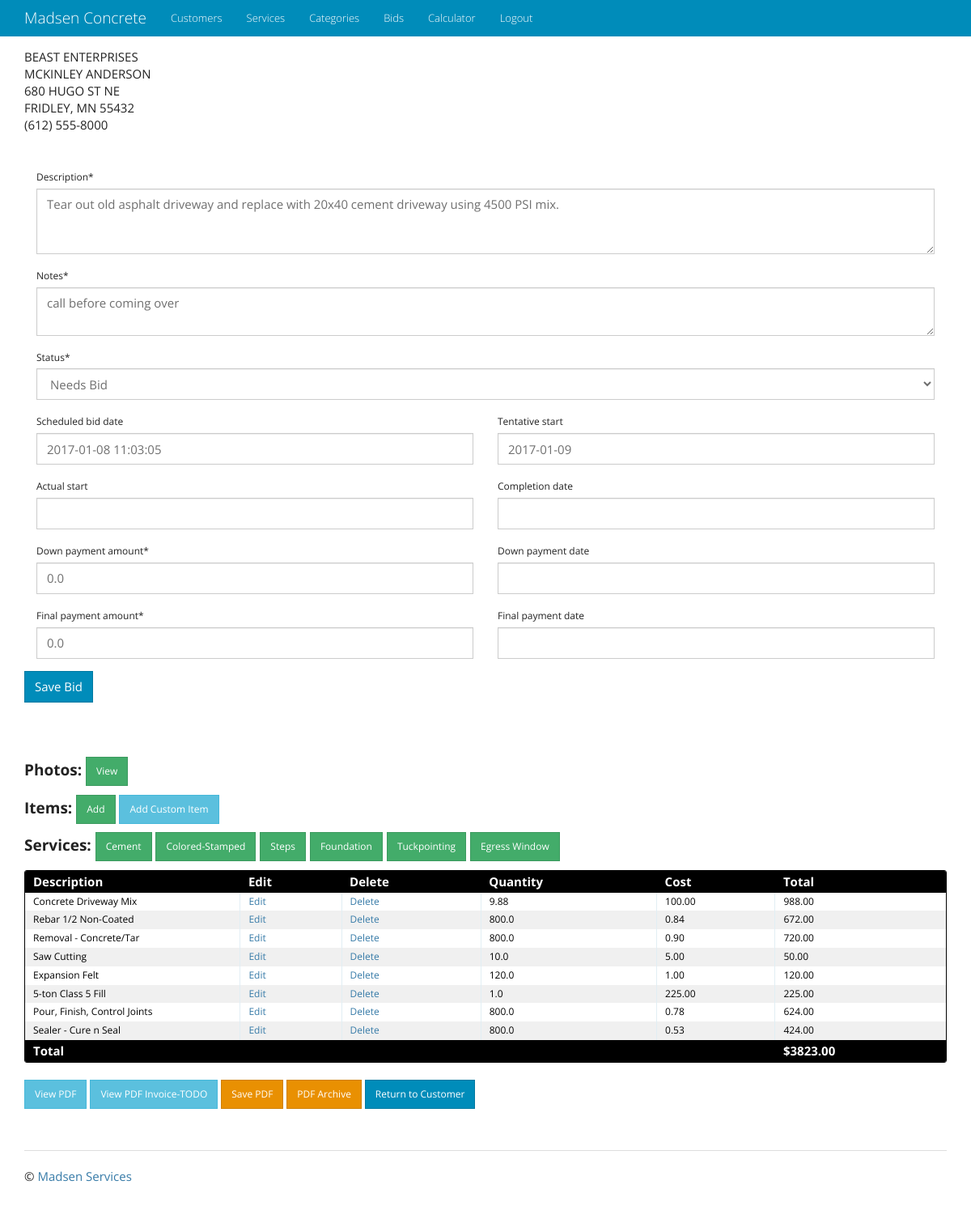
The app's page /bid/3/update/, older data.
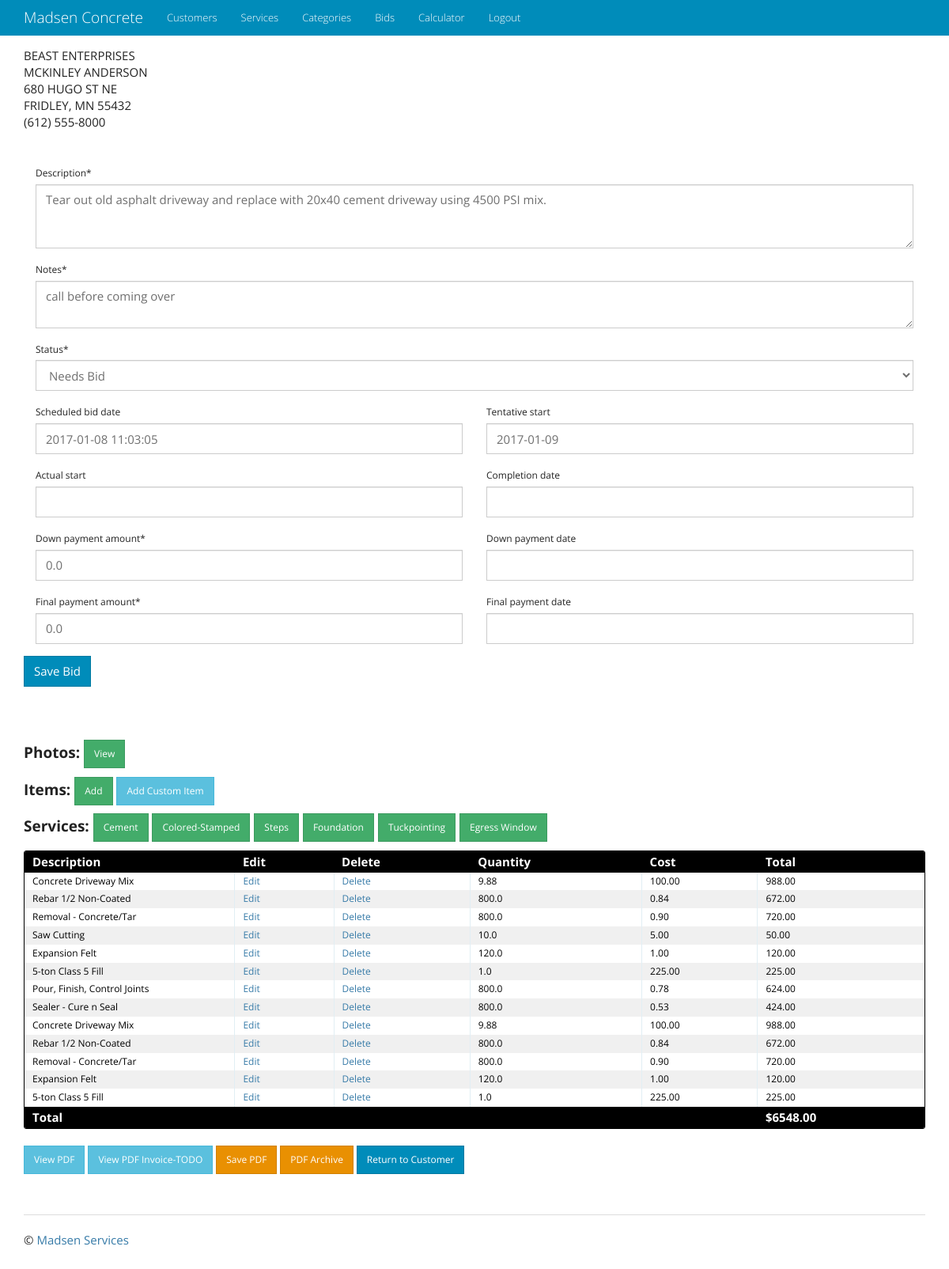
The same page, newer data.
### bid/models.py (models this page shows, shortened)
class Bid(models.Model):
    description = models.CharField(max_length=2000)
    notes = models.CharField(max_length=2000, blank=True)
    timestamp = models.DateTimeField(auto_now_add=True)
    customer = models.ForeignKey('customer.Customer', on_delete=models.CASCADE)
    address = models.ForeignKey('address.Address')
    scheduled_bid_date = models.DateTimeField(null=True, blank=True)
    tentative_start = models.DateField(null=True, blank=True)
    actual_start = models.DateField(null=True, blank=True)
    completion_date = models.DateField(null=True, blank=True)
    down_payment_amount = models.FloatField(default=0)
    down_payment_date = models.DateField(null=True, blank=True)
    final_payment_amount = models.FloatField(default=0)
    final_payment_date = models.DateField(null=True, blank=True)
    status = models.CharField(max_length=2000, choices=BID_STATUS, default='Needs Bid')
    class Meta:
        verbose_name_plural = 'Bids'

### customer/models.py (models this page shows, shortened)
class Customer(models.Model):
    first_name = models.CharField(max_length=64, help_text="Enter the customer's first name")
    last_name = models.CharField(max_length=64, blank=True, help_text="Enter the customer's last name")
    company_name = models.CharField(max_length=128, blank=True, help_text="Enter the company name")
    email = models.EmailField(help_text="Enter the customer email address", blank=True)
    telephone = models.CharField(max_length=10, blank=True, help_text="Enter the customer telephone number")
    created_date = models.DateTimeField(auto_now_add=True)
    class Meta:
        verbose_name_plural = 'Customers'

### address/models.py (models this page shows, shortened)
class Address(models.Model):
    street = models.CharField(max_length=128, blank=True, help_text="Enter the street address")
    city = models.CharField(max_length=50, blank=True, help_text="Enter the city")
    state = models.CharField(max_length=2, blank=True, help_text="Enter the 2 digit state abbreviation")
    zip = models.CharField(max_length=5, blank=True, help_text="Enter the 5 digit zipcode")
    customer = models.ForeignKey('customer.Customer', on_delete=models.CASCADE)
    class Meta:
        verbose_name_plural = 'Addresses'

### bid_item/models.py (models this page shows, shortened)
class BidItem(models.Model):
    bid = models.ForeignKey('bid.Bid', on_delete=models.CASCADE)
    description = models.CharField(max_length=100)
    quantity = models.FloatField(null=True)
    cost = models.FloatField(null=True)
    total = models.FloatField()
    class Meta:
        verbose_name_plural = 'BidItems'

### bid/views.py (the view)
# urls.py: url(r'^(?P<pk>\d+)/update/$', BidUpdate.as_view(), name='bid_update'),
class BidUpdate(SuccessMessageMixin, UpdateView):
    template_name = 'bid/bid_update_form.html'
    model = Bid
    form_class = BidForm
    success_message = "Successfully Updated Bid"
    def get_context_data(self, **kwargs):
        context = super(BidUpdate, self).get_context_data(**kwargs)
        bid_item_obj = BidItem.objects.filter(bid=self.kwargs['pk'])
        context['bid_items'] = bid_item_obj
        context['total_cost'] = bid_item_obj.aggregate(Sum('total'))['total__sum']
        context['pdfs'] = PDFImage.objects.all().filter(bid=self.kwargs['pk'])
        return context

### customer/templatetags/format_telephone.py (called while the page is built)
@register.filter
def format_telephone(value):
    if len(value) == 10:
        value = "({}) {}-{}".format(value[:3], value[3:6], value[6:])
    return value

### templates/bid/bid_update_form.html (shortened to what this page needs)
{% extends "base.html" %}
{% load crispy_forms_tags %}
{% load format_telephone %}
{% load static %}
{% block content %}
{% if bid.customer.company_name %}{{ bid.customer.company_name }}<br>{% endif %}
{{ bid.customer.first_name }} {{ bid.customer.last_name }}<br>
{{ bid.address.street }}<br>
{{ bid.address.city }}, {{ bid.address.state }} {{ bid.address.zip }}<br>
{{ bid.customer.telephone|format_telephone }}<br><br><br>
<form action="" method="POST">
    {% crispy form %}
</form>
<br>
<br>
<div class="entries">
  <h4><strong>Photos:</strong>
    <a href="{% url 'photo_app:photo_list' bid_id=bid.id %}" class="btn btn-sm btn-success">View</a>
  </h4>
  <h4><strong>Items:</strong>
    <a href="{% url 'bid_item_app:bid_item_create' bid=bid.id %}" class="btn btn-sm btn-success">Add</a>
    <a href="{% url 'bid_item_app:bid_item_custom_create' bid=bid.id %}" class="btn btn-sm btn-info">Add Custom Item</a></h4>
  <h4><strong>Services:</strong>
    <a href="{% url 'service_group_app:driveway_create' bid=bid.id %}" class="btn btn-sm btn-success">Cement</a>
    <a href="" class="btn btn-sm btn-success">Colored-Stamped</a>
    <a href="" class="btn btn-sm btn-success">Steps</a>
    <a href="" class="btn btn-sm btn-success">Foundation</a>
    <a href="" class="btn btn-sm btn-success">Tuckpointing</a>
    <a href="" class="btn btn-sm btn-success">Egress Window</a>
  </h4>
    <div class="datagrid">
    <table>
      <thead>
        <tr>
          <th width="50px"><strong>Description</strong></th>
          <th width="50px"><strong>Edit</strong></th>
          <th width="50px"><strong>Delete</strong></th>
          <th width="75px"><strong>Quantity</strong></th>
          <th width="30px"><strong>Cost</strong></th>
          <th width="30px"><strong>Total</strong></th>
        </tr>
      </thead>
      {% for item in bid_items %}
          <tr style="{% cycle 'background: white' 'background: #F0F0F0' %}">
              <td>{{ item.description }}</td>
              <td><a href="{% url 'bid_item_app:bid_item_update' pk=item.id %}">Edit</a></td>
              <td><a href="{% url 'bid_item_app:bid_item_delete' pk=item.id %}">Delete</a></td>
              <td>{% if item.quantity %}{{ item.quantity }}{% endif %}</td>
              <td>{% if item.cost %}{{ item.cost|floatformat:2 }}{% endif %}</td>
              <td>{{ item.total|floatformat:2 }}</td>
          </tr>
      {% endfor %}
      <thead>
        <tr>
          <th width="75px"><strong>Total</strong></th>
          <th width="30px"><strong></strong></th>
          <th width="30px"><strong></strong></th>
          <th width="30px"><strong></strong></th>
          <th width="30px"><strong></strong></th>
          <th width="30px"><strong>${{ total_cost|floatformat:2 }}</strong></th>
        </tr>
      </thead>
    </table>
    </div>
</div>
<br>
    <a href="{% url 'pdf_app:pdf_view' bid_id=bid.id %}" target="_blank" class="btn btn-sm btn-info"
       role="button">View PDF</a>
    <a href="" target="_blank" class="btn btn-sm btn-info"
       role="button">View PDF Invoice-TODO</a>
    <a href="{% url 'pdf_app:pdf_save' bid_id=bid.id %}" class="btn btn-sm btn-warning"
       role="button">Save PDF</a>
    <a href="{% url 'pdf_app:pdf_list' pk=bid.id %}" class="btn btn-sm btn-warning"
       role="button">PDF Archive</a>
    <a href="{% url 'customer_app:customer_detail' pk=bid.customer.id %}" class="btn btn-sm btn-primary"
       role="button">Return to Customer</a>
{% endblock content %}

### templates/base.html (shortened to what this page needs)
<!DOCTYPE html>
<html lang="en">
  <head>
    {% load staticfiles %}
    <link rel="stylesheet" type="text/css" href="{% static 'css/bootstrap.min.css' %}" />
    <link rel="stylesheet" type="text/css" href="{% static 'css/main.css' %}" />
    <link rel="stylesheet" type="text/css" href="{% static 'css/jquery-ui.css' %}" />
    <link rel="stylesheet" type="text/css" href="{% static 'css/jquery-ui-timepicker-addon.css' %}" />
  </head>
  <body>
    <div class="navbar navbar-inverse navbar-fixed-top" role="navigation">
      <div class="container">
        <div class="navbar-header">
          <a class="navbar-brand" href="/overview">Madsen Concrete</a>
        </div>
        <div class="collapse navbar-collapse">
          <ul class="nav navbar-nav">
              <li><a href="/customer">Customers</a></li>
              <li><a href="/service">Services</a></li>
              <li><a href="/category">Categories</a></li>
              <li><a href="/bid">Bids</a></li>
              <li><a href="/calculator">Calculator</a></li>
              <li><a href="/accounts/logout">Logout</a></li>
          </ul>
        </div>
      </div>
    </div>
    <div class="container">
      <div class="content">
        {% block content %}
        {% endblock %}
      </div>
      <div class="footer">
        <hr>
        <p>&copy; <a target="_blank" href="http://www.madsenservices.com">Madsen Services</a></p>
      </div>
    </div>
  </body>
</html>

### static/css/main.css (style rules this page uses)
body { padding: 60px 0; background: #ffffff; }
a, h1, h2 { color: #377BA8; }
.entries { list-style: none; margin: 0; padding: 0; }
.datagrid table { border-collapse: collapse; text-align: left; width: 100%; }
.datagrid { background: #fff; overflow: hidden; border: 1px solid #000000; border-radius: 3px; }
.datagrid table td, .datagrid table th { padding: 3px 10px; }
.datagrid table thead th { background-color:#000000; color:#FFFFFF; font-size: 15px; font-weight: bold; }
.datagrid table thead th:first-child { border: none; }
.datagrid table tbody td { color: #000000; border-left: 1px solid #E1EEF4; font-size: 12px; font-weight: normal; }
.datagrid table tbody td:first-child { border-left: none; }
.datagrid table tbody tr:last-child td { border-bottom: none; }
.footer { padding-top: 30px; }

Row changes from the older to the newer data that the page shows:
added BidItem: description "Concrete Driveway Mix", quantity "9.88", cost "100.00", total "988.00"
added BidItem: description "Rebar 1/2 Non-Coated", quantity "800.0", cost "0.84", total "672.00"
added BidItem: description "Removal - Concrete/Tar", quantity "800.0", cost "0.90", total "720.00"
added BidItem: description "Expansion Felt", quantity "120.0", cost "1.00", total "120.00"
added BidItem: description "5-ton Class 5 Fill", quantity "1.0", cost "225.00", total "225.00"
Text that changed along with them:
{{ total_cost|floatformat:2 }}: "3823.00" → "6548.00"
